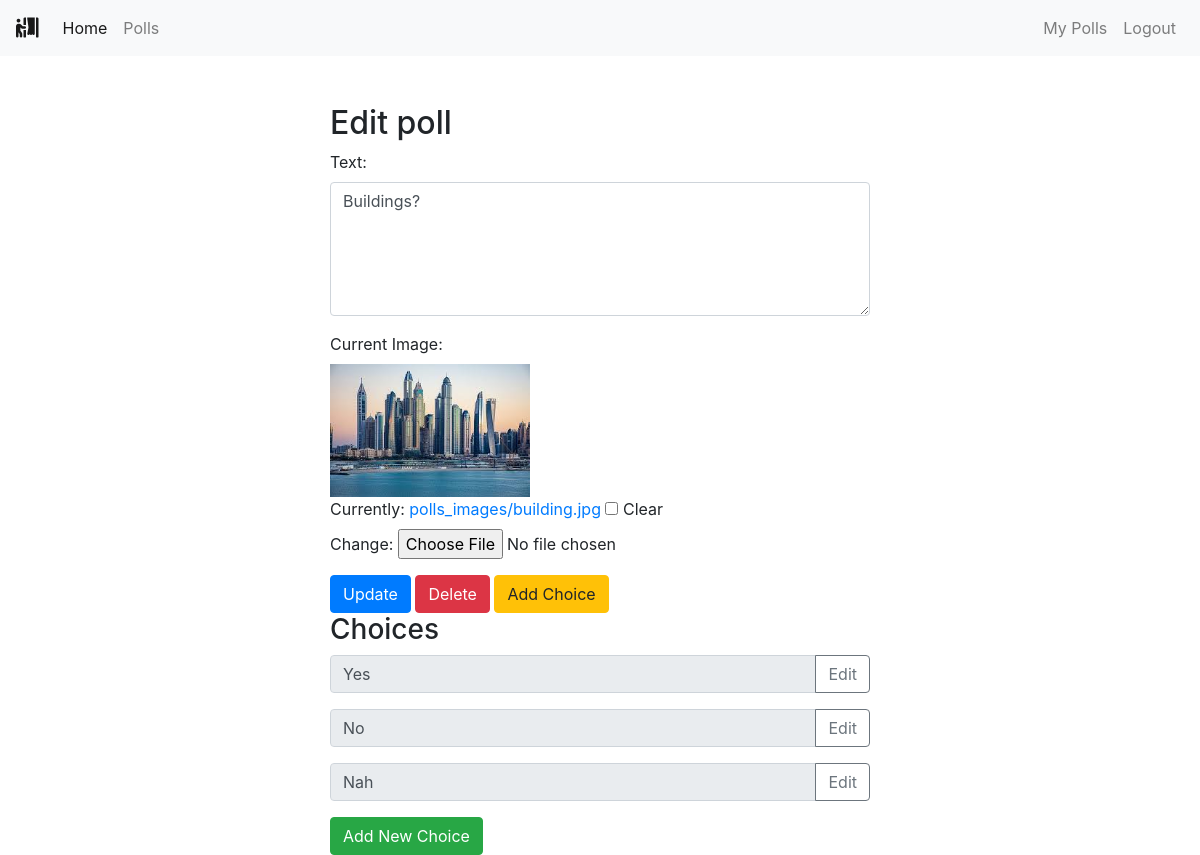
The app's page /polls/edit/12/ (signed in) with its own data.
### polls/models.py (models this page shows, shortened)
class Poll(models.Model):
    owner = models.ForeignKey(User, on_delete=models.CASCADE)
    text = models.TextField()
    pub_date = models.DateTimeField(default=timezone.now)
    active = models.BooleanField(default=True)
    created_at = models.DateTimeField(auto_now_add=True)
    image = models.ImageField(upload_to='polls_images/', blank=True, null=True)

class Choice(models.Model):
    poll = models.ForeignKey(Poll, on_delete=models.CASCADE)
    choice_text = models.CharField(max_length=255)
    created_at = models.DateTimeField(auto_now_add=True)
    updated_at = models.DateTimeField(auto_now=True)

### polls/views.py (the view)
# urls.py: path('edit/<int:poll_id>/', views.polls_edit, name='edit'),
@login_required
def polls_edit(request, poll_id):
    poll = get_object_or_404(Poll, pk=poll_id)
    if request.user != poll.owner:
        return redirect('home')
    if request.method == 'POST':
        form = EditPollForm(request.POST, request.FILES, instance=poll)
        if form.is_valid():
            updated_poll = form.save()
            messages.success(request, "Poll Updated successfully.", extra_tags='alert alert-success alert-dismissible fade show')
            return redirect("polls:list")
        else:
            messages.error(request, "Error updating the poll.", extra_tags='alert alert-danger alert-dismissible fade show')
    else:
        form = EditPollForm(instance=poll)
    return render(request, "polls/poll_edit.html", {'form': form, 'poll': poll})

### polls/forms.py
class EditPollForm(forms.ModelForm):
    class Meta:
        model = Poll
        fields = ['text', 'image']
        widgets = {
            'text': forms.Textarea(attrs={'class': 'form-control', 'rows': 5, 'cols': 20}),
        }

### polls/templates/polls/poll_edit.html (shortened to what this page needs)
{% extends 'base.html' %}
{% block content %}
<div class="container">
    <div class="row center">
        <div class="col-md-6 offset-md-3">
            <h2>Edit poll</h2>
            <form action="" method="POST" enctype="multipart/form-data">
                <div class="form-group">
                    {{ form.text.label_tag }}
                    {{ form.text }}
                </div>
                <div class="form-group">
                    {% if poll.image %}
                        <label for="id_image">Current Image:</label><br>
                        <img src="{{ poll.image.url }}" alt="Current Image" style="max-width: 200px; height: auto;"><br>
                    {% endif %}
                    {{ form.image }}
                </div>
                <button type="submit" class="btn btn-primary">Update</button>
                <a class="btn btn-danger" href="{% url 'polls:delete_poll' poll.id %}" role="button" onclick="return confirm('Are you sure?')">Delete</a>
                <a class="btn btn-warning" href="{% url 'polls:add_choice' poll.id %}" role="button">Add Choice</a>
            </form>
           <h3>Choices</h3>
           <div class="choices">
               {% for choice in poll.choice_set.all %}
               <div class="input-group mb-3">
                   <input type="text" class="form-control" value="{{ choice.choice_text }}" readonly>
                   <div class="input-group-append">
                       <a href="{% url 'polls:choice_edit' choice.id %}" class="btn btn-outline-secondary" type="button">Edit</a>
                   </div>
               </div>
               {% endfor %}
           </div>
           <a class="btn btn-success" href="{% url 'polls:add_choice' poll.id %}" role="button">Add New Choice</a>
       </div>
   </div>
</div>
{% endblock %}

### records on screen
Poll: text "Buildings?", image (picture)
Choice: choice_text "Yes"
Choice: choice_text "No"
Choice: choice_text "Nah"
